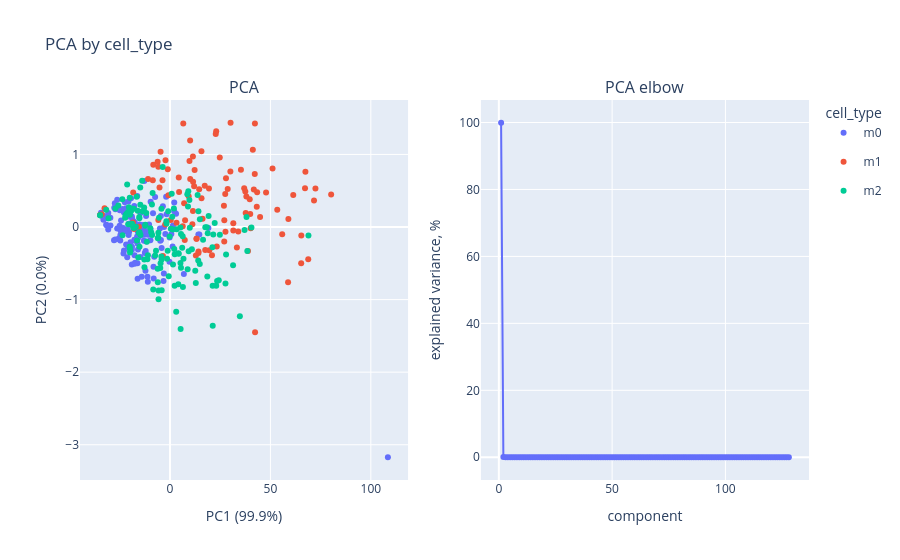

Notebook source saved alongside this figure:
### Code cell
pca = PCA(random_state=RANDOM_STATE)
pca_xy = pca.fit_transform(X_emb)
var = pca.explained_variance_ratio_ * 100
print(f"PC1: {var[0]:.2f}%, PC2: {var[1]:.2f}%, PC1+PC2: {var[:2].sum():.2f}%")

scatter = px.scatter(x=pca_xy[:, 0], y=pca_xy[:, 1], color=data["cell_type"])
elbow = px.line(x=np.arange(1, len(var) + 1), y=var, markers=True)

fig = make_subplots(rows=1, cols=2, subplot_titles=["PCA", "PCA elbow"])
fig.add_traces(scatter.data, rows=1, cols=1)
fig.add_traces(elbow.data, rows=1, cols=2)
fig.update_xaxes(title_text=f"PC1 ({var[0]:.1f}%)", row=1, col=1)
fig.update_yaxes(title_text=f"PC2 ({var[1]:.1f}%)", row=1, col=1)
fig.update_xaxes(title_text="component", row=1, col=2)
fig.update_yaxes(title_text="explained variance, %", row=1, col=2)
fig.update_layout(title="PCA by cell_type", legend_title_text="cell_type")
fig.show()

### Figure 1 — Plotly figure (JSON) as saved in the notebook; plotly's stock layout.template omitted (floating-point values rounded to 4 significant figures; data arrays with more than 128 entries replaced by an {"elided": "..."} marker saying what was removed)
{"data": [{"hovertemplate": "color=m0<br>x=%{x}<br>y=%{y}<extra></extra>", "legendgroup": "m0", "marker": {"color": "#636efa", "symbol": "circle"}, "mode": "markers", "name": "m0", "orientation": "v", "showlegend": true, "type": "scatter", "x": {"elided": "132 float values"}, "xaxis": "x", "y": {"elided": "132 float values"}, "yaxis": "y"}, {"hovertemplate": "color=m1<br>x=%{x}<br>y=%{y}<extra></extra>", "legendgroup": "m1", "marker": {"color": "#EF553B", "symbol": "circle"}, "mode": "markers", "name": "m1", "orientation": "v", "showlegend": true, "type": "scatter", "x": [55.87, -5.825, 20.89, -6.19, 4.35, 6.596, 51.05, 53.4, 9.285, 67.43, 42.35, 11.4, -32.61, -4.702, 27.61, 14.16, 6.327, -5.229, 40.17, 43.38, 44.85, -8.336, 61.37, -1.121, 31.52, 33.99, 0.3826, 41.73, 39.69, -5.844, -3.537, 65.32, 7.495, 7.335, 16.2, 27.03, -0.7876, 19.56, 68.83, 11.48, 26.84, 12.86, 33.29, -15.51, 12.01, 35.32, 80.24, 38.03, 9.691, 4.513, 27.0, -10.93, 11.13, 13.16, -8.581, 42.21, 12.25, 10.05, -2.269, 7.03, 27.49, 14.53, 23.26, 31.51, 36.94, 28.73, 17.53, 15.68, -18.33, 13.24, 65.38, -3.75, 11.42, 10.01, 17.28, 37.5, 30.15, 19.39, 58.95, 47.83, 30.06, 22.76, 27.87, 71.71, 42.28, 24.77, 41.24, 23.0, 72.42, 67.23, 43.2, 14.18, 37.68, 58.79, 39.95, 15.65, -34.0, -34.8, -34.8, -18.47, -17.93, -2.399, 3.234, 38.82], "xaxis": "x", "y": [-0.1002, 0.0959, -0.3881, 0.9007, 0.6811, 1.428, 0.8045, 0.2389, 0.4252, 0.7612, -1.451, 0.9715, 0.2572, 1.035, -0.06664, -0.3358, 0.0111, 0.543, -0.0178, 0.4778, 0.1375, 0.8595, 0.4409, 0.797, -0.04703, -0.06192, 0.09617, 0.5171, 0.3841, 0.8295, -0.3978, -0.4991, 0.09275, -0.1786, 0.1147, 0.0936, 0.4377, -0.3208, -0.4446, 0.6246, 0.2939, -0.3931, -0.2817, 0.00467, 0.5631, 0.7878, 0.4481, 0.4195, 0.9083, 0.4817, -0.1988, 0.6618, 0.03884, -0.1614, 0.6459, 0.7293, 0.7866, 0.6627, 0.9195, 0.326, 0.4546, 0.5198, -0.2678, 0.05321, 0.5356, 0.5232, -0.3169, 0.3949, 0.476, -0.1628, -0.1163, 0.6436, 0.2203, 1.191, 0.57, 0.488, 1.437, 0.5312, 0.1096, 0.476, 0.7658, 1.28, 0.6718, 0.3655, 1.427, 0.9578, 1.064, 1.32, 0.5295, 0.5331, 0.2782, -0.358, 0.1915, -0.7613, 0.1788, 1.044, 0.1763, 0.1637, 0.164, 0.06239, -0.02594, 0.03562, 0.0586, -0.3292], "yaxis": "y"}, {"hovertemplate": "color=m2<br>x=%{x}<br>y=%{y}<extra></extra>", "legendgroup": "m2", "marker": {"color": "#00cc96", "symbol": "circle"}, "mode": "markers", "name": "m2", "orientation": "v", "showlegend": true, "type": "scatter", "x": {"elided": "145 float values"}, "xaxis": "x", "y": {"elided": "145 float values"}, "yaxis": "y"}, {"hovertemplate": "x=%{x}<br>y=%{y}<extra></extra>", "legendgroup": "", "line": {"color": "#636efa", "dash": "solid"}, "marker": {"symbol": "circle"}, "mode": "lines+markers", "name": "", "orientation": "v", "showlegend": false, "type": "scatter", "x": [1, 2, 3, 4, 5, 6, 7, 8, 9, 10, 11, 12, 13, 14, 15, 16, 17, 18, 19, 20, 21, 22, 23, 24, 25, 26, 27, 28, 29, 30, 31, 32, 33, 34, 35, 36, 37, 38, 39, 40, 41, 42, 43, 44, 45, 46, 47, 48, 49, 50, 51, 52, 53, 54, 55, 56, 57, 58, 59, 60, 61, 62, 63, 64, 65, 66, 67, 68, 69, 70, 71, 72, 73, 74, 75, 76, 77, 78, 79, 80, 81, 82, 83, 84, 85, 86, 87, 88, 89, 90, 91, 92, 93, 94, 95, 96, 97, 98, 99, 100, 101, 102, 103, 104, 105, 106, 107, 108, 109, 110, 111, 112, 113, 114, 115, 116, 117, 118, 119, 120, 121, 122, 123, 124, 125, 126, 127, 128], "xaxis": "x2", "y": [99.93, 0.04058, 0.009035, 0.007082, 0.003491, 0.001934, 0.001577, 0.000667, 0.000517, 0.0003694, 0.0002711, 0.0002405, 0.0001464, 0.0001339, 0.0001227, 9.479e-05, 8.857e-05, 5.946e-05, 5.395e-05, 4.8e-05, 4.231e-05, 3.32e-05, 3.187e-05, 2.778e-05, 2.382e-05, 2.117e-05, 1.849e-05, 1.672e-05, 1.507e-05, 1.435e-05, 1.343e-05, 1.131e-05, 8.902e-06, 8.054e-06, 6.921e-06, 6.474e-06, 5.998e-06, 5.769e-06, 5.753e-06, 4.368e-06, 4.075e-06, 3.979e-06, 3.818e-06, 3.552e-06, 3.246e-06, 2.961e-06, 2.734e-06, 2.45e-06, 2.261e-06, 1.896e-06, 1.83e-06, 1.384e-06, 1.287e-06, 1.218e-06, 1.145e-06, 9.894e-07, 8.568e-07, 8.031e-07, 7.224e-07, 6.462e-07, 4.999e-07, 4.741e-07, 4.229e-07, 3.962e-07, 2.989e-07, 2.692e-07, 1.883e-07, 1.598e-07, 8.245e-08, 4.248e-08, 2.994e-08, 8.195e-09, 1.289e-09, 1.009e-11, 2.711e-12, 8.632e-31, 8.632e-31, 8.632e-31, 8.632e-31, 8.632e-31, 8.632e-31, 8.632e-31, 8.632e-31, 8.632e-31, 8.632e-31, 8.632e-31, 8.632e-31, 8.632e-31, 8.632e-31, 8.632e-31, 8.632e-31, 8.632e-31, 8.632e-31, 8.632e-31, 8.632e-31, 8.632e-31, 8.632e-31, 8.632e-31, 8.632e-31, 8.632e-31, 8.632e-31, 8.632e-31, 8.632e-31, 8.632e-31, 8.632e-31, 8.632e-31, 8.632e-31, 8.632e-31, 8.632e-31, 8.632e-31, 8.632e-31, 8.632e-31, 8.632e-31, 8.632e-31, 8.632e-31, 8.632e-31, 8.632e-31, 8.632e-31, 8.632e-31, 8.632e-31, 8.632e-31, 8.632e-31, 8.632e-31, 8.632e-31, 8.632e-31, 8.632e-31, 8.632e-31, 8.632e-31], "yaxis": "y2"}], "layout": {"annotations": [{"font": {"size": 16}, "showarrow": false, "text": "PCA", "x": 0.225, "xanchor": "center", "xref": "paper", "y": 1, "yanchor": "bottom", "yref": "paper"}, {"font": {"size": 16}, "showarrow": false, "text": "PCA elbow", "x": 0.775, "xanchor": "center", "xref": "paper", "y": 1, "yanchor": "bottom", "yref": "paper"}], "legend": {"title": {"text": "cell_type"}}, "title": {"text": "PCA by cell_type"}, "xaxis": {"anchor": "y", "domain": [0, 0.45], "title": {"text": "PC1 (99.9%)"}}, "xaxis2": {"anchor": "y2", "domain": [0.55, 1], "title": {"text": "component"}}, "yaxis": {"anchor": "x", "domain": [0, 1], "title": {"text": "PC2 (0.0%)"}}, "yaxis2": {"anchor": "x2", "domain": [0, 1], "title": {"text": "explained variance, %"}}}}
